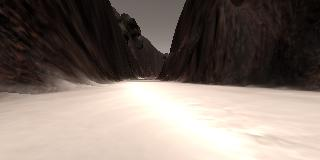
#> input picture practice/rover/robocam_2018_03_08_23_52_27_992.jpg, 320 x 160 px
$ python color_threshold.py
#> lines starting #> are read from the running program, lines starting #| are printed output that depends on the picture; after the words box and inside, x2 and y2 are one past the last pixel; in counts of white or black regions, pixels touching at a corner belong together
import matplotlib.image as mpimg
import matplotlib.pyplot as plt
import numpy as np

filename = 'robocam_2018_03_08_23_52_27_992.jpg'
image = mpimg.imread(filename) # read a 3 color image
#> image is the input picture: shape (160, 320, 3); mean R, G, B 130.1, 117.7, 109.8
plt.imshow(image)
plt.show()

# the function color_thresh takes the threshold tuple,
# compares it with every pixel's rgb values. If rgb is
# higher than threshold, assign 1 to that pixel, else 0,
# thereby returning a (color tuple thresholded) binary single-layer image (black/white)

# note that for simplicity the output image is a single layer image
# (lets say red layer) where the values for r are 1 or 0

def color_thresh(img, rgb_thresh=(0,0,0)):

	# create an empty array the same size x and y as in image
	# but just a single channel

#> called with rgb_thresh = (25, 25, 25)
	color_select = np.zeros_like(img[:,:,0])  # gotta love this function !

	# this is how it should ideally be:
	#color_select[:,:,0] = (img[:,:,[0,1,2]] > rgb_thresh)

	# this could have worked but notice that the dont care on LHS is a different loop than dont care of RHS
	# and there is ambiguity in options here
	# color_select[:,:,0] = (img[:,:,0] > rgb_thresh[0]) & (img[:,:,1] > rgb_thresh[1]) & (img[:,:,2] > rgb_thresh[2])

	# its fkin amazing how the variable above_thresh holds a for loop together:

	above_thresh = (img[:,:,0] > rgb_thresh[0]) & (img[:,:,1] > rgb_thresh[1]) & (img[:,:,2] > rgb_thresh[2])
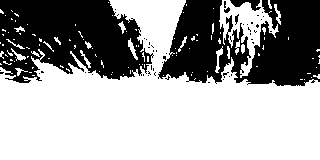
#> above_thresh: shape (160, 320) bool; 63.1% white; 51 black regions (46 under 20 px), largest, box (x1, y1, x2, y2) and area: (158, 0, 320, 86) 9425, (0, 0, 154, 83) 9079, (230, 0, 261, 11) 169, (235, 14, 239, 25) 24, (224, 7, 230, 13) 23
	color_select[above_thresh] = 1

	return color_select

# a low threshold
r_thold_low = 25
g_thold_low = 25
b_thold_low = 25
rgb_thold_low = (r_thold_low, g_thold_low, b_thold_low) # tuple


# an average threshold
r_thold_ave = 100
g_thold_ave = 100
b_thold_ave = 100
rgb_thold_ave = (r_thold_ave, g_thold_ave, b_thold_ave) # tuple

# a threshold for ground
r_thold_gnd = 160
g_thold_gnd = 160
b_thold_gnd = 160
rgb_thold_gnd = (r_thold_gnd, g_thold_gnd, b_thold_gnd) # tuple

# pixels below the threshold
colorsel_low = color_thresh(image, rgb_thold_low)
colorsel_ave = color_thresh(image, rgb_thold_ave)
#> call 2 of color_thresh, with rgb_thresh = (100, 100, 100)
#> in color_thresh (call 2), `above_thresh = (img[:,:,0] > rgb_thresh[0]) & (img[:,:,1] > rgb_thresh..`:
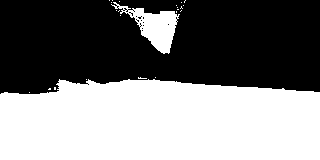
#> above_thresh: shape (160, 320) bool; 49% white; 24 white regions (22 under 20 px), largest, box (x1, y1, x2, y2) and area: (0, 79, 320, 160) 23664, (111, 2, 180, 54) 1360
colorsel_gnd = color_thresh(image, rgb_thold_gnd)
#> call 3 of color_thresh, with rgb_thresh = (160, 160, 160)
#> in color_thresh (call 3), `above_thresh = (img[:,:,0] > rgb_thresh[0]) & (img[:,:,1] > rgb_thresh..`:
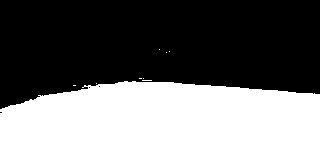
#> above_thresh: shape (160, 320) bool; 44.2% white; 9 white regions (8 under 20 px), largest, box (x1, y1, x2, y2) and area: (0, 81, 320, 160) 22635

plt.imshow(colorsel_low)
plt.show()

plt.imshow(colorsel_ave)
plt.show()

plt.imshow(colorsel_gnd)
plt.show()

# play with plot:
# display the original and modified images side by side
f, (ax1, ax2) = plt.subplots(1, 2, figsize = (21, 7), sharey = True)
f.tight_layout()
ax1.imshow(image)
ax1.set_title('Original Image', fontsize = 30)

ax2.imshow(colorsel_gnd, cmap='gray') # interesting that cmap = gray actually normalizes that yellow-hue to white (and kills the numbers visual plotter?)
ax2.set_title('Ground Image for Robot', fontsize = 30)

plt.subplots_adjust(left = 0, right = 1, top = 0.9, bottom = 0.)
plt.show()
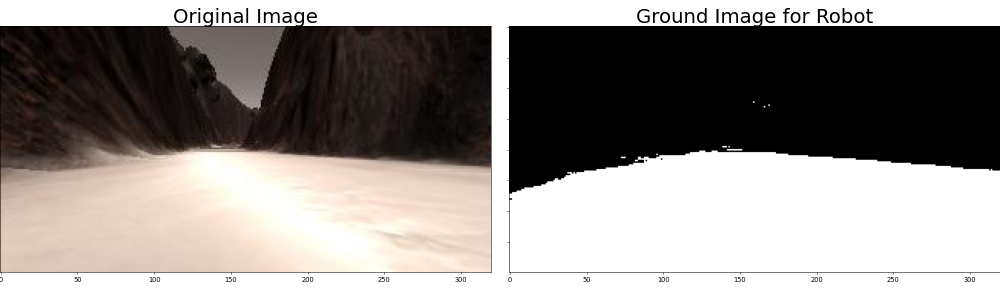
#> figure drawn by matplotlib, 2 panels

$ run again, with practice/rover/robocam_2018_03_08_23_52_43_584.jpg copied over practice/rover/robocam_2018_03_08_23_52_27_992.jpg
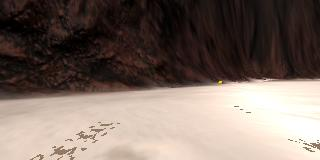
#> input picture practice/rover/robocam_2018_03_08_23_52_43_584.jpg, 320 x 160 px
#> image is the input picture: shape (160, 320, 3); mean R, G, B 123.2, 108.5, 100.3
#> in color_thresh, `above_thresh = (img[:,:,0] > rgb_thresh[0]) & (img[:,:,1] > rgb_thresh..`:
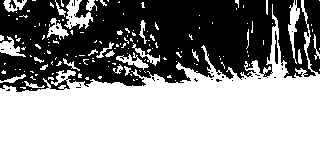
#> above_thresh: shape (160, 320) bool; 58.4% white; 36 black regions (33 under 20 px), largest, box (x1, y1, x2, y2) and area: (0, 0, 320, 92) 21055, (275, 31, 278, 64) 72, (9, 0, 16, 9) 33
#> above_thresh: shape (160, 320) bool; 44.4% white; 3 white regions (2 under 20 px), largest, box (x1, y1, x2, y2) and area: (0, 78, 320, 160) 22739
#> above_thresh: shape (160, 320) bool; 41.8% white; 5 white regions (4 under 20 px), largest, box (x1, y1, x2, y2) and area: (0, 79, 320, 160) 21420
#> `plt.show()`:
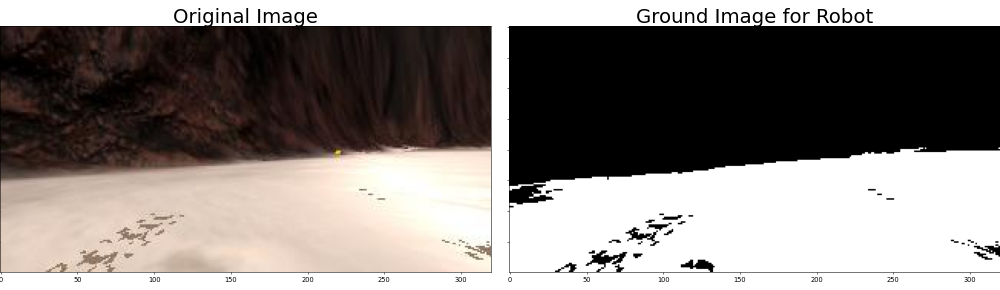
#> figure drawn by matplotlib, 2 panels

$ run again, with practice/rover/angle-example.jpg copied over practice/rover/robocam_2018_03_08_23_52_27_992.jpg
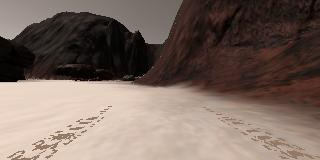
#> input picture practice/rover/angle-example.jpg, 320 x 160 px
#> image is the input picture: shape (160, 320, 3); mean R, G, B 121.3, 104.9, 96.2
#> in color_thresh, `above_thresh = (img[:,:,0] > rgb_thresh[0]) & (img[:,:,1] > rgb_thresh..`:
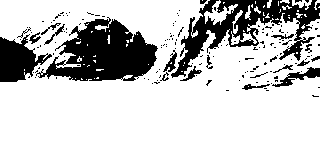
#> above_thresh: shape (160, 320) bool; 78.2% white; 150 black regions (130 under 20 px), largest, box (x1, y1, x2, y2) and area: (36, 17, 158, 81) 4429, (171, 0, 320, 78) 3808, (0, 34, 52, 82) 1372
#> above_thresh: shape (160, 320) bool; 50.2% white; 108 black regions (105 under 20 px), largest, box (x1, y1, x2, y2) and area: (0, 0, 320, 130) 25266, (38, 144, 50, 150) 21, (55, 134, 66, 140) 20
#> above_thresh: shape (160, 320) bool; 30.2% white; 58 white regions (55 under 20 px), largest, box (x1, y1, x2, y2) and area: (0, 80, 256, 160) 15253, (0, 30, 18, 40) 62, (256, 144, 268, 152) 30
#> `plt.show()`:
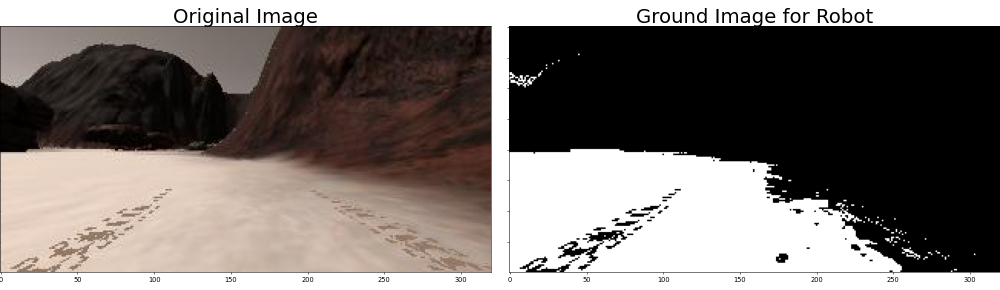
#> figure drawn by matplotlib, 2 panels

$ run again, with practice/rover/robocam_example_grid1.jpg copied over practice/rover/robocam_2018_03_08_23_52_27_992.jpg
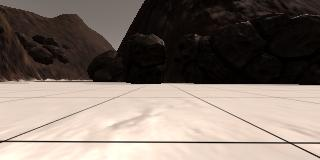
#> input picture practice/rover/robocam_example_grid1.jpg, 320 x 160 px
#> image is the input picture: shape (160, 320, 3); mean R, G, B 129.1, 116.4, 107.6
#> in color_thresh, `above_thresh = (img[:,:,0] > rgb_thresh[0]) & (img[:,:,1] > rgb_thresh..`:
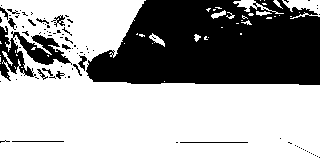
#> above_thresh: shape (160, 320) bool; 64.1% white; 91 black regions (75 under 20 px), largest, box (x1, y1, x2, y2) and area: (86, 0, 320, 85) 16046, (0, 26, 72, 81) 1549, (180, 142, 248, 143) 68
#> above_thresh: shape (160, 320) bool; 52.8% white; 54 black regions (51 under 20 px), largest, box (x1, y1, x2, y2) and area: (0, 0, 320, 85) 23587, (0, 130, 320, 158) 464, (241, 119, 263, 130) 22
#> above_thresh: shape (160, 320) bool; 45.7% white; 7 white regions (4 under 20 px), largest, box (x1, y1, x2, y2) and area: (0, 81, 320, 142) 18081, (0, 142, 320, 160) 5153, (295, 144, 320, 156) 162
#> `plt.show()`:
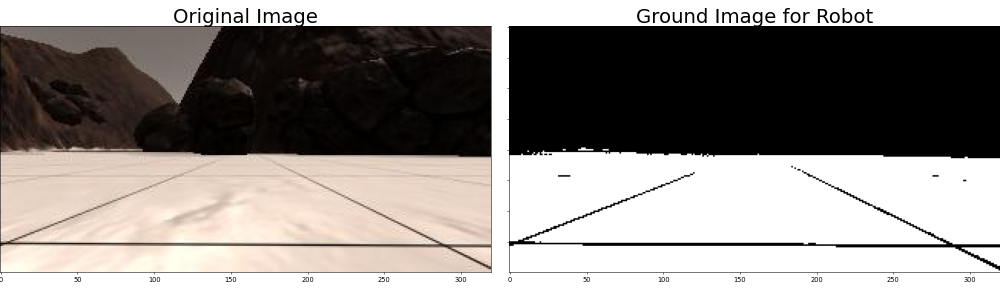
#> figure drawn by matplotlib, 2 panels
